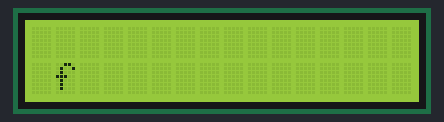
This sketch was run on a simulated Arduino Uno, built with avr-gcc and run on an emulated ATmega328P. Parts: 16×2 character LCD. Random numbers use the default seed unless the sketch sets one.

Above: at 0.22 s.
At 8.94 s:
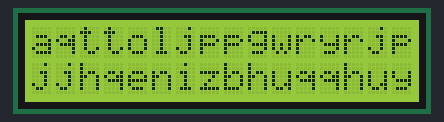
At 14.24 s:
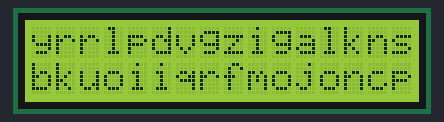
At 19.21 s:
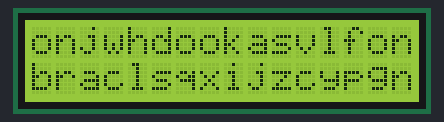
At 28.94 s:
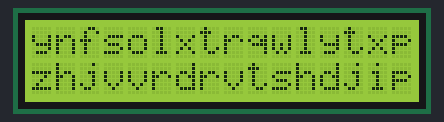
At 38.96 s:
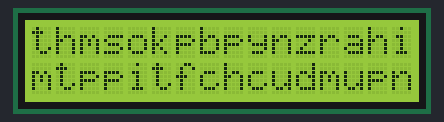

The sketch:

main.ino
```cpp
#include <LiquidCrystal_I2C.h>

LiquidCrystal_I2C lcd(0x27, 16, 2);

void setup() {
	lcd.init();
	lcd.backlight();
}

void loop() {
	lcd.setCursor(random(16), random(2));
	lcd.print(char(random(int('a'), int('z') +1)));
	delay(30);
}
```
